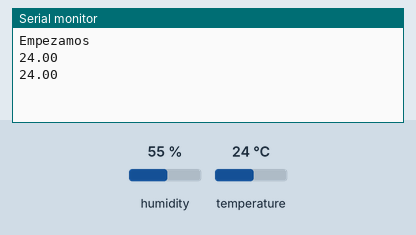
This sketch was run on a simulated Arduino Uno, built with avr-gcc and run on an emulated ATmega328P. Parts: the last lines printed to the serial monitor. The inputs (shaded band) are chosen by the test bench; at power-on: temperature 24 °C, humidity 55 %.

Above: at 2.8 s.
2.9 s: temperature set to 12 °C
At 5.3 s:
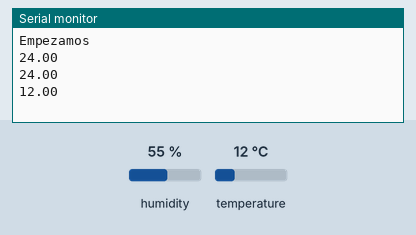
5.6 s: temperature set to 19 °C
At 6.4 s:
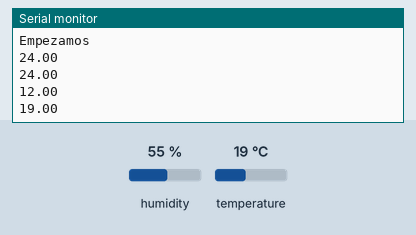
Timing chart, 0 to 8.6 s (numbered marks = the images above; inputs shaded):
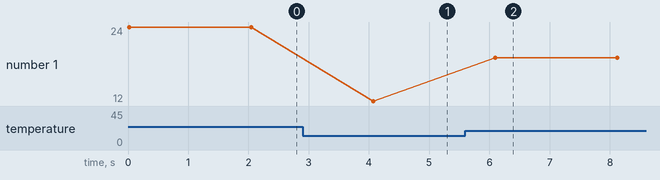

The sketch:

dht11.ino
```cpp
/////////////////////////////////
// Generated with a lot of love//
// with TUNIOT FOR ESP8266     //
// Website: Easycoding.tn      //
/////////////////////////////////
#include "DHT.h"

//DHT dht5(5,DHT22);
DHT dht5(5,DHT11);

void setup()
{
  Serial.begin(9600);
  dht5.begin();
  Serial.println("Empezamos");

}

void loop()
{
    Serial.println((dht5.readTemperature( )));
    delay(2000);
}
```

Measured:
- after the input at 2.9 s, the serial monitor: prints a new line after 1.2 s (image 1)
- after the input at 5.6 s, the serial monitor: prints a new line after 0.49 s (image 2)
- plotted number 1: 24 → 12 after the input at 2.9 s, 12 → 19 after the input at 5.6 s
